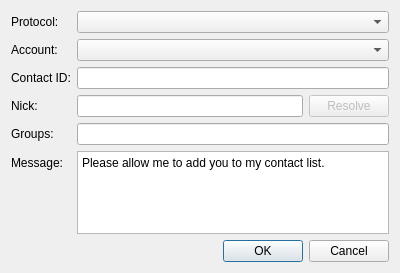
<?xml version="1.0" encoding="UTF-8"?>
<ui version="4.0">
 <class>AddContactDialog</class>
 <widget class="QDialog" name="AddContactDialog">
  <property name="geometry">
   <rect>
    <x>0</x>
    <y>0</y>
    <width>400</width>
    <height>273</height>
   </rect>
  </property>
  <property name="windowTitle">
   <string>Add contact</string>
  </property>
  <layout class="QVBoxLayout" name="verticalLayout">
   <item>
    <layout class="QFormLayout" name="formLayout">
     <property name="fieldGrowthPolicy">
      <enum>QFormLayout::AllNonFixedFieldsGrow</enum>
     </property>
     <item row="0" column="0">
      <widget class="QLabel" name="label_2">
       <property name="text">
        <string>Protocol:</string>
       </property>
       <property name="buddy">
        <cstring>Protocol_</cstring>
       </property>
      </widget>
     </item>
     <item row="0" column="1">
      <widget class="QComboBox" name="Protocol_">
       <property name="insertPolicy">
        <enum>QComboBox::InsertAlphabetically</enum>
       </property>
      </widget>
     </item>
     <item row="2" column="0">
      <widget class="QLabel" name="label">
       <property name="text">
        <string>Contact ID:</string>
       </property>
       <property name="buddy">
        <cstring>ContactID_</cstring>
       </property>
      </widget>
     </item>
     <item row="2" column="1">
      <widget class="QLineEdit" name="ContactID_"/>
     </item>
     <item row="3" column="0">
      <widget class="QLabel" name="label_3">
       <property name="text">
        <string>Nick:</string>
       </property>
       <property name="buddy">
        <cstring>Nick_</cstring>
       </property>
      </widget>
     </item>
     <item row="3" column="1">
      <layout class="QHBoxLayout" name="horizontalLayout">
       <item>
        <widget class="QLineEdit" name="Nick_"/>
       </item>
       <item>
        <widget class="QPushButton" name="ResolveButton_">
         <property name="enabled">
          <bool>false</bool>
         </property>
         <property name="text">
          <string>Resolve</string>
         </property>
        </widget>
       </item>
      </layout>
     </item>
     <item row="1" column="1">
      <widget class="QComboBox" name="Account_">
       <property name="insertPolicy">
        <enum>QComboBox::InsertAlphabetically</enum>
       </property>
      </widget>
     </item>
     <item row="1" column="0">
      <widget class="QLabel" name="label_4">
       <property name="text">
        <string>Account:</string>
       </property>
       <property name="buddy">
        <cstring>Account_</cstring>
       </property>
      </widget>
     </item>
     <item row="5" column="0">
      <widget class="QLabel" name="label_5">
       <property name="text">
        <string>Message:</string>
       </property>
       <property name="buddy">
        <cstring>Reason_</cstring>
       </property>
      </widget>
     </item>
     <item row="5" column="1">
      <widget class="QPlainTextEdit" name="Reason_">
       <property name="plainText">
        <string>Please allow me to add you to my contact list.</string>
       </property>
      </widget>
     </item>
     <item row="4" column="1">
      <widget class="QLineEdit" name="Groups_"/>
     </item>
     <item row="4" column="0">
      <widget class="QLabel" name="label_6">
       <property name="text">
        <string>Groups:</string>
       </property>
       <property name="buddy">
        <cstring>Groups_</cstring>
       </property>
      </widget>
     </item>
    </layout>
   </item>
   <item>
    <widget class="QDialogButtonBox" name="ButtonBox_">
     <property name="orientation">
      <enum>Qt::Horizontal</enum>
     </property>
     <property name="standardButtons">
      <set>QDialogButtonBox::Cancel|QDialogButtonBox::Ok</set>
     </property>
    </widget>
   </item>
  </layout>
 </widget>
 <tabstops>
  <tabstop>Protocol_</tabstop>
  <tabstop>Account_</tabstop>
  <tabstop>ContactID_</tabstop>
  <tabstop>Nick_</tabstop>
  <tabstop>ResolveButton_</tabstop>
  <tabstop>Groups_</tabstop>
  <tabstop>Reason_</tabstop>
  <tabstop>ButtonBox_</tabstop>
 </tabstops>
 <resources/>
 <connections>
  <connection>
   <sender>ButtonBox_</sender>
   <signal>accepted()</signal>
   <receiver>AddContactDialog</receiver>
   <slot>accept()</slot>
   <hints>
    <hint type="sourcelabel">
     <x>248</x>
     <y>254</y>
    </hint>
    <hint type="destinationlabel">
     <x>157</x>
     <y>274</y>
    </hint>
   </hints>
  </connection>
  <connection>
   <sender>ButtonBox_</sender>
   <signal>rejected()</signal>
   <receiver>AddContactDialog</receiver>
   <slot>reject()</slot>
   <hints>
    <hint type="sourcelabel">
     <x>316</x>
     <y>260</y>
    </hint>
    <hint type="destinationlabel">
     <x>286</x>
     <y>274</y>
    </hint>
   </hints>
  </connection>
 </connections>
</ui>
